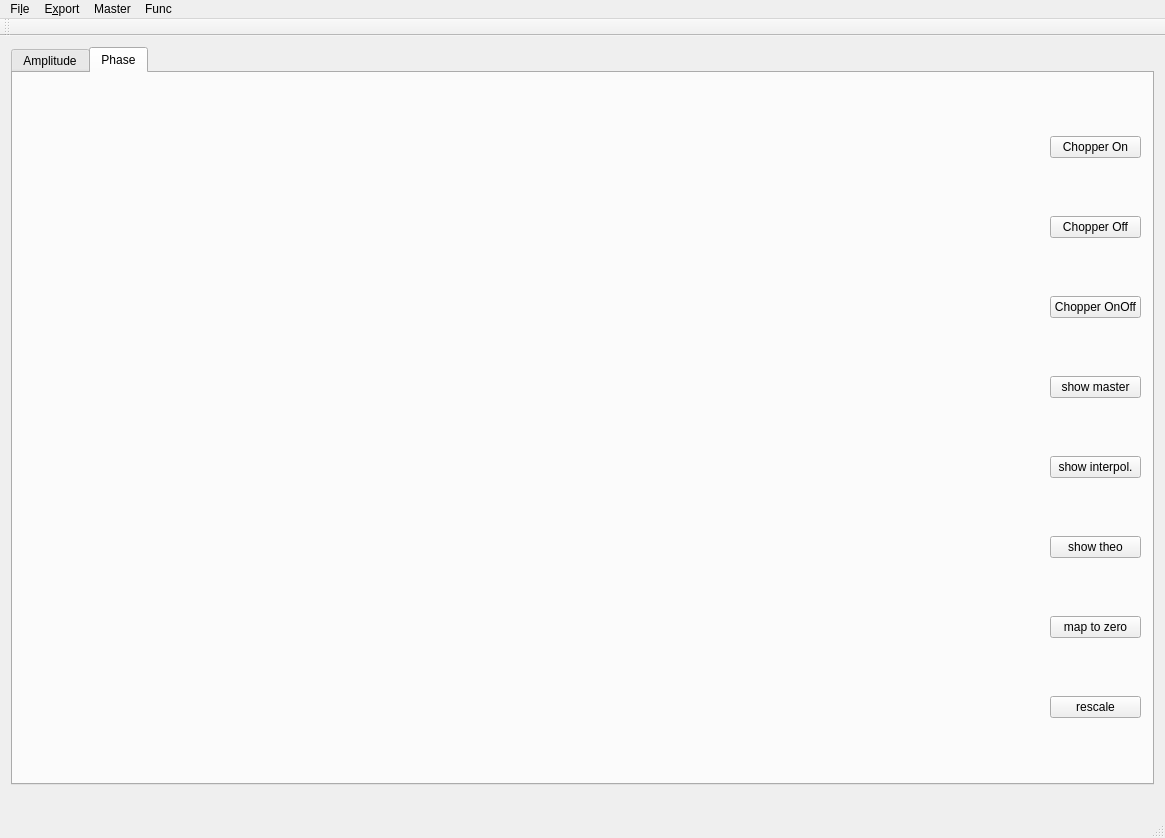
<?xml version="1.0" encoding="UTF-8"?>
<ui version="4.0">
 <class>xmlcallib</class>
 <widget class="QMainWindow" name="xmlcallib">
  <property name="geometry">
   <rect>
    <x>0</x>
    <y>0</y>
    <width>1165</width>
    <height>838</height>
   </rect>
  </property>
  <property name="acceptDrops">
   <bool>true</bool>
  </property>
  <property name="windowTitle">
   <string>xmlcallib</string>
  </property>
  <widget class="QWidget" name="centralWidget">
   <property name="acceptDrops">
    <bool>true</bool>
   </property>
   <layout class="QVBoxLayout" name="verticalLayout">
    <item>
     <widget class="QTabWidget" name="tabWidget">
      <property name="currentIndex">
       <number>1</number>
      </property>
      <widget class="QWidget" name="tab_ampl">
       <attribute name="title">
        <string>Amplitude</string>
       </attribute>
       <layout class="QHBoxLayout" name="horizontalLayout_2">
        <item>
         <layout class="QVBoxLayout" name="plots_ampl">
          <item>
           <spacer name="horizontalSpacer">
            <property name="orientation">
             <enum>Qt::Horizontal</enum>
            </property>
            <property name="sizeHint" stdset="0">
             <size>
              <width>40</width>
              <height>20</height>
             </size>
            </property>
           </spacer>
          </item>
         </layout>
        </item>
        <item>
         <layout class="QVBoxLayout" name="right_ampl">
          <item>
           <widget class="QCheckBox" name="checkBox">
            <property name="text">
             <string>stack</string>
            </property>
           </widget>
          </item>
          <item>
           <widget class="QCheckBox" name="checkBox_un">
            <property name="text">
             <string>un-normalize</string>
            </property>
           </widget>
          </item>
          <item>
           <widget class="QPushButton" name="pushButton_Chopper_On">
            <property name="text">
             <string>Chopper On</string>
            </property>
            <property name="checkable">
             <bool>true</bool>
            </property>
            <property name="checked">
             <bool>true</bool>
            </property>
           </widget>
          </item>
          <item>
           <widget class="QPushButton" name="pushButton_Chopper_Off">
            <property name="text">
             <string>Chopper Off</string>
            </property>
            <property name="checkable">
             <bool>true</bool>
            </property>
           </widget>
          </item>
          <item>
           <widget class="QPushButton" name="pushButton_Chopper_Both">
            <property name="text">
             <string>Chopper OnOff</string>
            </property>
            <property name="checkable">
             <bool>true</bool>
            </property>
           </widget>
          </item>
          <item>
           <widget class="QPushButton" name="pushButton_show_master_cal">
            <property name="text">
             <string>show master</string>
            </property>
           </widget>
          </item>
          <item>
           <widget class="QPushButton" name="pushButton_ipl">
            <property name="text">
             <string>show interpol.</string>
            </property>
           </widget>
          </item>
          <item>
           <widget class="QPushButton" name="pushButton_theo">
            <property name="text">
             <string>show theo</string>
            </property>
           </widget>
          </item>
          <item>
           <widget class="QPushButton" name="pushButton_map_to_zero">
            <property name="text">
             <string>map to zero</string>
            </property>
           </widget>
          </item>
          <item>
           <widget class="QPushButton" name="pushButton_rescale">
            <property name="text">
             <string>rescale</string>
            </property>
           </widget>
          </item>
         </layout>
        </item>
       </layout>
      </widget>
      <widget class="QWidget" name="tab_phase">
       <attribute name="title">
        <string>Phase</string>
       </attribute>
       <layout class="QHBoxLayout" name="horizontalLayout">
        <item>
         <layout class="QVBoxLayout" name="plots_phase">
          <item>
           <spacer name="horizontalSpacer_2">
            <property name="orientation">
             <enum>Qt::Horizontal</enum>
            </property>
            <property name="sizeHint" stdset="0">
             <size>
              <width>40</width>
              <height>20</height>
             </size>
            </property>
           </spacer>
          </item>
         </layout>
        </item>
        <item>
         <layout class="QVBoxLayout" name="right_phase">
          <item>
           <widget class="QPushButton" name="pushButton_Chopper_On_2">
            <property name="text">
             <string>Chopper On</string>
            </property>
           </widget>
          </item>
          <item>
           <widget class="QPushButton" name="pushButton_Chopper_Off_2">
            <property name="text">
             <string>Chopper Off</string>
            </property>
           </widget>
          </item>
          <item>
           <widget class="QPushButton" name="pushButton_Chopper_Both_2">
            <property name="text">
             <string>Chopper OnOff</string>
            </property>
           </widget>
          </item>
          <item>
           <widget class="QPushButton" name="pushButton_show_master_cal_2">
            <property name="text">
             <string>show master</string>
            </property>
           </widget>
          </item>
          <item>
           <widget class="QPushButton" name="pushButton_ipl_2">
            <property name="text">
             <string>show interpol.</string>
            </property>
           </widget>
          </item>
          <item>
           <widget class="QPushButton" name="pushButton_theo_2">
            <property name="text">
             <string>show theo</string>
            </property>
           </widget>
          </item>
          <item>
           <widget class="QPushButton" name="pushButton_map_to_zero_2">
            <property name="text">
             <string>map to zero</string>
            </property>
           </widget>
          </item>
          <item>
           <widget class="QPushButton" name="pushButton_rescale_2">
            <property name="text">
             <string>rescale</string>
            </property>
           </widget>
          </item>
         </layout>
        </item>
       </layout>
      </widget>
     </widget>
    </item>
    <item>
     <widget class="QLabel" name="x_y_label">
      <property name="text">
       <string/>
      </property>
     </widget>
    </item>
   </layout>
  </widget>
  <widget class="QMenuBar" name="menuBar">
   <property name="geometry">
    <rect>
     <x>0</x>
     <y>0</y>
     <width>1165</width>
     <height>40</height>
    </rect>
   </property>
   <property name="acceptDrops">
    <bool>false</bool>
   </property>
   <widget class="QMenu" name="menuFile">
    <property name="acceptDrops">
     <bool>false</bool>
    </property>
    <property name="title">
     <string>Fi&amp;le</string>
    </property>
    <addaction name="actionOpen"/>
    <addaction name="actionExtendFull"/>
    <addaction name="actionQuit"/>
   </widget>
   <widget class="QMenu" name="menuExport">
    <property name="acceptDrops">
     <bool>false</bool>
    </property>
    <property name="title">
     <string>E&amp;xport</string>
    </property>
    <addaction name="actionMTX_Format"/>
    <addaction name="actionXML_Format"/>
    <addaction name="actionCSV_Format"/>
    <addaction name="actionJSON_Format"/>
   </widget>
   <widget class="QMenu" name="menuMaster">
    <property name="title">
     <string>Master</string>
    </property>
    <addaction name="actionload_master"/>
   </widget>
   <widget class="QMenu" name="menuFunc">
    <property name="title">
     <string>Func</string>
    </property>
    <addaction name="actiondiv_Gain_1"/>
    <addaction name="actiondiv_Gain_2"/>
    <addaction name="actionManual_Scales"/>
    <addaction name="separator"/>
    <addaction name="actionremove_fixed_2x_Gain"/>
    <addaction name="actionremove_DIV_8"/>
   </widget>
   <addaction name="menuFile"/>
   <addaction name="menuExport"/>
   <addaction name="menuMaster"/>
   <addaction name="menuFunc"/>
  </widget>
  <widget class="QToolBar" name="mainToolBar">
   <attribute name="toolBarArea">
    <enum>TopToolBarArea</enum>
   </attribute>
   <attribute name="toolBarBreak">
    <bool>false</bool>
   </attribute>
  </widget>
  <widget class="QStatusBar" name="statusBar"/>
  <action name="actionMTX_Format">
   <property name="text">
    <string>&amp;MTX Format</string>
   </property>
  </action>
  <action name="actionXML_Format">
   <property name="text">
    <string>&amp;XML Format</string>
   </property>
  </action>
  <action name="actionOpen">
   <property name="text">
    <string>&amp;Open</string>
   </property>
  </action>
  <action name="actionQuit">
   <property name="text">
    <string>&amp;Quit</string>
   </property>
  </action>
  <action name="actionExtendFull">
   <property name="text">
    <string>&amp;ExtendFull</string>
   </property>
  </action>
  <action name="actionstack">
   <property name="text">
    <string>stack</string>
   </property>
  </action>
  <action name="actionCSV_Format">
   <property name="text">
    <string>CSV Format</string>
   </property>
  </action>
  <action name="actionload_master">
   <property name="text">
    <string>load master</string>
   </property>
  </action>
  <action name="actiondiv_Gain_1">
   <property name="text">
    <string>div Gain 1</string>
   </property>
  </action>
  <action name="actiondiv_Gain_2">
   <property name="text">
    <string>div Gain 2</string>
   </property>
  </action>
  <action name="actionManual_Scales">
   <property name="text">
    <string>Manual Scales</string>
   </property>
  </action>
  <action name="actionremove_fixed_2x_Gain">
   <property name="text">
    <string>remove fixed 2x Gain</string>
   </property>
  </action>
  <action name="actionremove_DIV_8">
   <property name="text">
    <string>remove DIV-8</string>
   </property>
  </action>
  <action name="actionJSON_Format">
   <property name="text">
    <string>JSON Format</string>
   </property>
  </action>
 </widget>
 <layoutdefault spacing="6" margin="11"/>
 <resources/>
 <connections/>
</ui>
